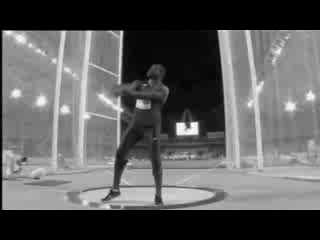
#> input picture dataset/Frames/v_HammerThrow_g01_c05/frame0.jpg, 320 x 240 px, found by its file name; its folder holds only this picture in this run
$ jupyter execute Compress.ipynb
#> lines starting #> are read from the running program, lines starting #| are printed output that depends on the picture
[cell 1]
from PIL import Image
import PIL
import os
import glob
import numpy as np

[cell 2]
#file_path = 'CS_Dataset/v_ApplyEyeMakeup_g15_c03'
#file_path = 'CS_Dataset/Frames/v_PlayingCello_g01_c07'
file_path = 'CS_Dataset/Frames/v_HammerThrow_g01_c05'
newsize = (512, 512)
for i in [10,20,30,40,50]:
    for image in np.sort(os.listdir(file_path)):
        # 1. Open the image
        img = Image.open('CS_Dataset/Frames/v_HammerThrow_g01_c05/'+image)
#> img is the input picture: PIL image 320x240 RGB; min 0, max 255, mean 94.2
        img = img.resize(newsize)
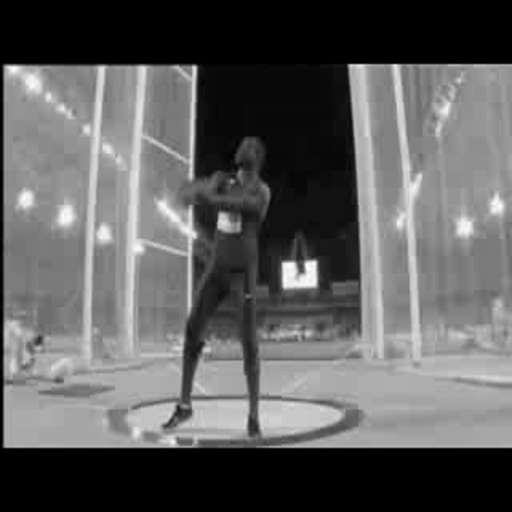
#> img: PIL image 512x512 RGB; min 0, max 255, mean 94.3
        # 2. Compressing the image
        img.save(str(i)+"/compress_"+image,
                 optimize=True,
                 quality=i)

[cell 3]
cr = ['10','20','30','40','50']
#> cr = ['10', '20', '30', '40', '50']
ApplyEyeMakeup_PSNR = [21.59231, 24.22539, 25.45612, 26.12473, 26.58361]
PlayCello_PSNR = [21.86018, 24.64983, 25.80867, 26.47707, 27.00962]
HammerThrow_PSNR = [20.81376, 23.52092, 24.75735, 25.39137, 26.09604]
ApplyEyeMakeup_RunTime = [65,271,436, 553,687]
PlayCello_RunTime = [88,273, 421, 589, 708]
HammerThrow_RunTime = [114, 284, 435 , 570, 702]

[cell 4]
import matplotlib.pyplot as plt
fig = plt.figure()
ax = fig.add_axes([0,0,1,1])
x = ['10','20','30','40','50']
y = [21.59231, 24.22539, 25.45612, 26.12473, 26.58361]
ax.bar(x,y)
plt.ylim([0, 30])
plt.xlabel('Compression Ratio')
plt.ylabel('PSNR')
plt.title('PSNR VS Compression Ratio(ApplyEyeMakeup)')
plt.show()
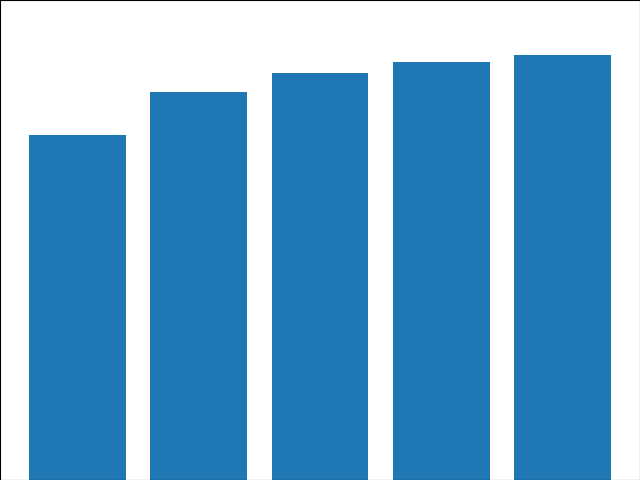
#> figure drawn by matplotlib, 1 panel; tallest bar 26.58 high, from x = 3.6 to 4.4

[cell 5]
import matplotlib.pyplot as plt
fig = plt.figure()
ax = fig.add_axes([0,0,1,1])
x = ['10','20','30','40','50']
y = [21.86018, 24.64983, 25.80867, 26.47707, 27.00962]
ax.bar(x,y)
plt.ylim([0, 30])
plt.xlabel('Compression Ratio')
plt.ylabel('PSNR')
plt.title('PSNR VS Compression Ratio(PlayCello)')
plt.show()
#> figure, not shown here; tallest bar 27.01 high, from x = 3.6 to 4.4

[cell 6]
import matplotlib.pyplot as plt
fig = plt.figure()
ax = fig.add_axes([0,0,1,1])
x = ['10','20','30','40','50']
y = [20.81376, 23.52092, 24.75735, 25.39137, 26.09604]
ax.bar(x,y)
plt.ylim([0, 30])
plt.xlabel('Compression Ratio')
plt.ylabel('PSNR')
plt.title('PSNR VS Compression Ratio(HammerThrow)')
plt.show()
#> figure, not shown here; tallest bar 26.1 high, from x = 3.6 to 4.4

[cell 7]
import matplotlib.pyplot as plt
fig = plt.figure()
ax = fig.add_axes([0,0,1,1])
x = ['10','20','30','40','50']
y = [65,271,436, 553,687]
plt.ylim([0, 800])
ax.bar(x,y)
plt.xlabel('Compression Ratio')
plt.ylabel('Running Time in second')
plt.title('Running Time VS Compression Ratio(ApplyEyeMakeup)')
plt.show()
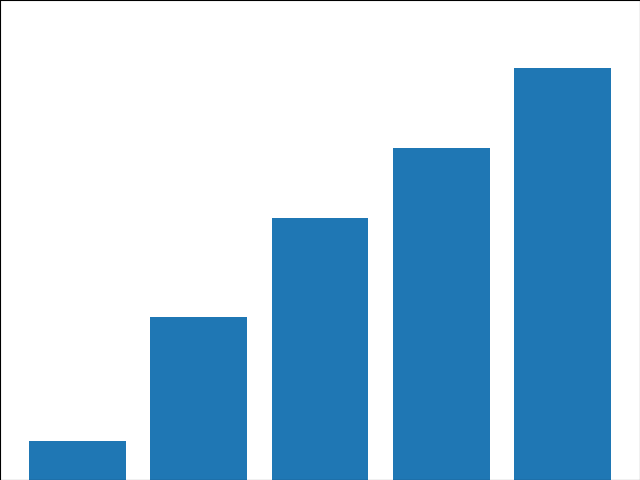
#> figure drawn by matplotlib, 1 panel; tallest bar 687 high, from x = 3.6 to 4.4

[cell 8]
import matplotlib.pyplot as plt
fig = plt.figure()
ax = fig.add_axes([0,0,1,1])
x = ['10','20','30','40','50']
y = [88,273, 421, 589, 708]
plt.ylim([0, 800])
ax.bar(x,y)
plt.xlabel('Compression Ratio')
plt.ylabel('Running Time in second')
plt.title('Running Time VS Compression Ratio(PlayCello)')
plt.show()
#> figure, not shown here; tallest bar 708 high, from x = 3.6 to 4.4

[cell 9]
import matplotlib.pyplot as plt
fig = plt.figure()
ax = fig.add_axes([0,0,1,1])
x = ['10','20','30','40','50']
y = [88,273, 421, 589, 708]
y = [114, 284, 435 , 570, 702]
plt.ylim([0, 800])
ax.bar(x,y)
plt.xlabel('Compression Ratio')
plt.ylabel('Running Time in second')
plt.title('Running Time VS Compression Ratio(HammerThrow)')
plt.show()
#> figure, not shown here; tallest bar 702 high, from x = 3.6 to 4.4
